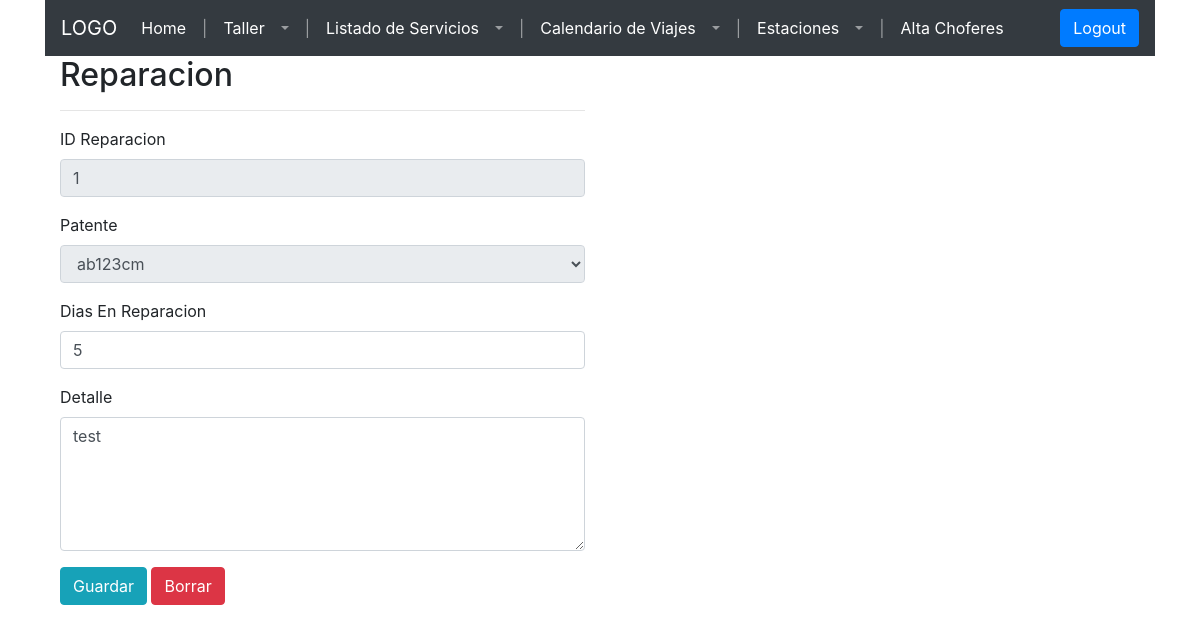
/frontend/pages/reparacion.php?edit=1, run on an earlier commit of the app's database.
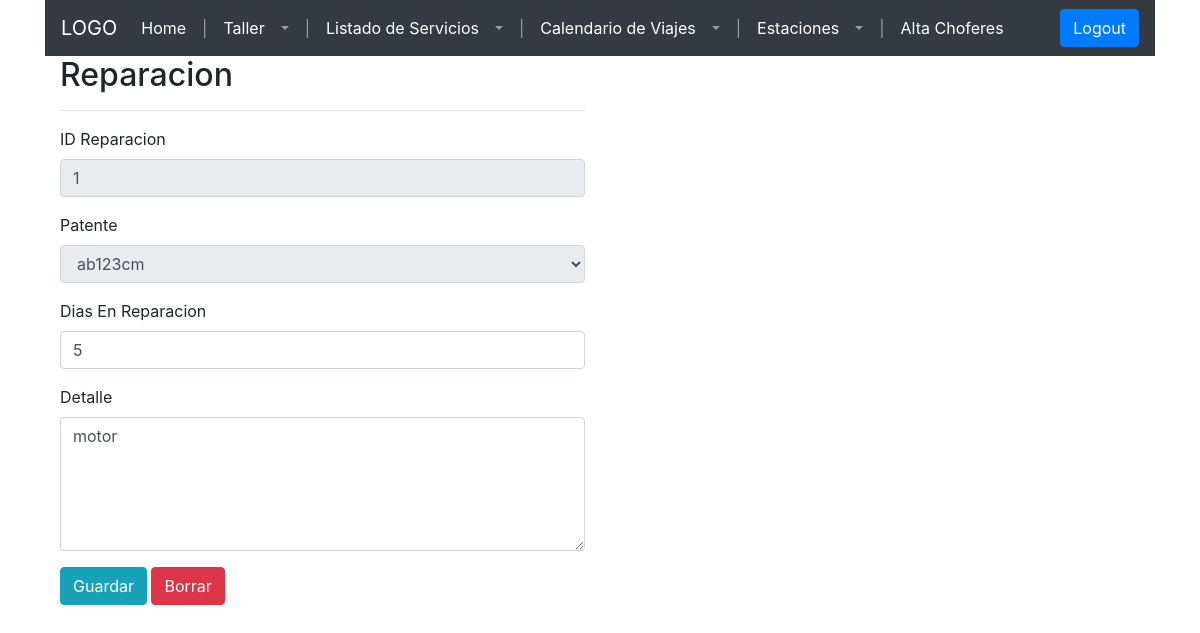
And on a later commit of the database.
### tables this page shows
CREATE TABLE `reparacion` (
  `reparacion_id` int(11) NOT NULL,
  `unidad_id` int(11) NOT NULL,
  `tiempo_reparacion_dias` int(11) DEFAULT NULL,
  `detalle` varchar(255) DEFAULT NULL
);

CREATE TABLE `unidad` (
  `unidad_id` int(11) NOT NULL,
  `patente` varchar(20) DEFAULT NULL,
  `fecha_de_patentamiento` date DEFAULT NULL,
  `cantidad_de_asientos_cama` int(11) DEFAULT NULL,
  `cantidad_de_asientos_semicama` int(11) DEFAULT NULL,
  `tipo_unidad_id` int(11) NOT NULL,
  `habilitada` tinyint(1) NOT NULL DEFAULT 1
);

### frontend/pages/config/connection.php (called while the page is built, shortened)
<?php
function openConnection($username, $password){
 	$servername = "localhost";
	$conn = new mysqli($servername, $username, $password,"empresa_de_transporte");
	return $conn;
 }
 function executeQuery($sqlQuery){
 	$conn = openConnection("test", "test");
	$result = $conn->query($sqlQuery);
	return $result;
 }
?>

### frontend/pages/config/config-reparacion.php (called while the page is built, shortened)
<?php
include("connection.php");
  class Reparacion{
    public $idReparacion;
    public $idUnidad;
    public $tiempoReparacionDias;
    public $detalle;
    function __construct($idReparacion, $idUnidad, $tiempoReparacionDias, $detalle) {
        $this->idReparacion = $idReparacion;
        $this->idUnidad = $idUnidad;
        $this->tiempoReparacionDias = $tiempoReparacionDias;
        $this->detalle = $detalle;
    }
    function get_idReparacion() {
    return $this->idReparacion;
    }
    function get_idUnidad() {
    return $this->idUnidad;
    }
    function get_tiempoReparacionDias() {
    return $this->tiempoReparacionDias;
    }
    function get_detalle() {
    return $this->detalle;
    }
    function get_patente_from_unidad(){
    return getPatenteByIdUnidad($this->idUnidad);
    }
  }
    function getPatenteByIdUnidad($idUnidad){
      $sql = "SELECT  u.patente FROM `unidad` u
              WHERE u.unidad_id = ".$idUnidad;
      $result = executeQuery($sql);
      if ($result->num_rows > 0) {
        while($row = $result->fetch_assoc()) {
          $patente = $row["patente"];
        }
    } else {
        $patente = null;
      }
      return $patente;
    }
    function getReparacion($idReparacion) {
            $sql = "SELECT r.`reparacion_id`, r.`unidad_id`, r.`tiempo_reparacion_dias`, r.`detalle` FROM `reparacion` r WHERE r.`reparacion_id` = ".$idReparacion;
      $result = executeQuery($sql);
        if ($result->num_rows > 0) {
      while($row = $result->fetch_assoc()) {
        $reparacion = new Reparacion($row["reparacion_id"], $row["unidad_id"],  $row["tiempo_reparacion_dias"],  $row["detalle"]);
        }
        return $reparacion;
      } else {
        return null;
      }
    }
?>

### frontend/pages/reparacion.php (the view, shortened to what the changed rows need)
<?php
include("config/config-reparacion.php");
if(isset($_GET['edit'])){
  $reparacion = getReparacion($_GET['edit']);
}
?>
<!DOCTYPE html>
<html lang="en">
<head>
  <link type="text/css" rel="stylesheet" href="styles/home2.css">
  <link rel="stylesheet" href="https://maxcdn.bootstrapcdn.com/bootstrap/4.5.2/css/bootstrap.min.css">
</head>
<body>
  <div class="container" id="containerr">
    <div class="container" id="main-container">
      <div class="row">
        <div class="col-md-6">
          <h2>Reparacion</h2>
          <form>
            <div class="form-group" id="form-reparacion-id">
              <label for="input-id-reparacion">ID Reparacion</label>
              <input class="form-control" type="text" id="input-id-reparacion" placeholder="e.g.:1234" value="<?php echo (isset($_GET['edit']))?$reparacion->get_idReparacion():'';?>" disabled />
            </div>
            <div class="form-group">
              <label for="select-patente-unidad">Patente</label>
              <select class="form-control" id="select-patente-unidad">
                <?php
                     if(isset($_GET['edit'])){
                       echo "<option value=".$reparacion->get_idUnidad()." selected >".$reparacion->get_patente_from_unidad()."</option>";
                     }
                     else if(!isset($_GET['edit'])){
                      getUnidadesParaReparar();
                     }
                ?>
              </select>
            </div>
            <div class="form-group">
              <label for="input-dias-reparacion">Dias En Reparacion</label>
              <input class="form-control" type="number" id="input-dias-reparacion" placeholder="0" value="<?php echo (isset($_GET['edit']))?$reparacion->get_tiempoReparacionDias():'';?>" />
            </div>
            <div class="form-group">
              <label for="input-detalle">Detalle</label>
              <textarea class="form-control" rows="5" id="input-detalle"
              placeholder="Detalle reparacion ..."><?php echo (isset($_GET['edit']))?$reparacion->get_detalle():'';?></textarea>
            </div>
          </form>
        </div>
      </div>
    </div>
  </div>
</body>

What changed in the data, as far as the page shows it:
changed reparacion "ab123cm": detalle "test" → "motor"
